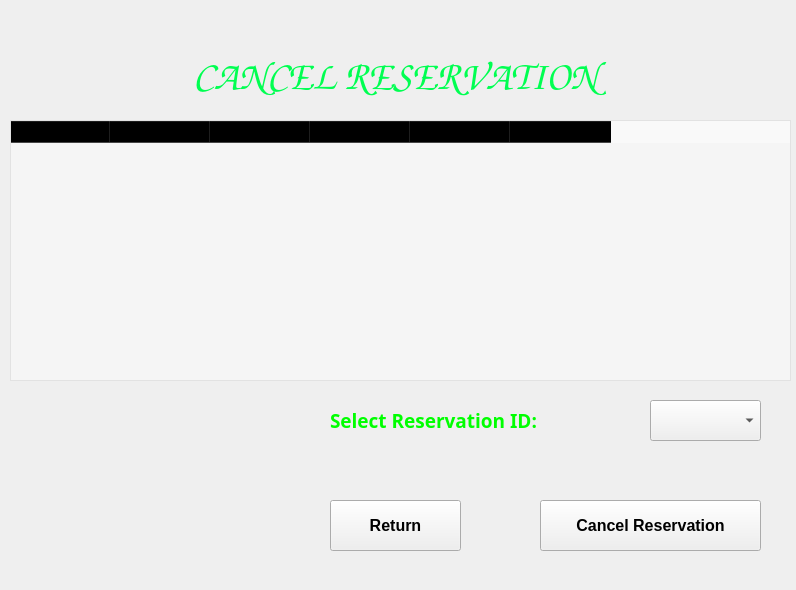
<?xml version="1.0" encoding="UTF-8"?>
<ui version="4.0">
 <class>RestaurantMenu</class>
 <widget class="QMainWindow" name="RestaurantMenu">
  <property name="geometry">
   <rect>
    <x>0</x>
    <y>0</y>
    <width>796</width>
    <height>590</height>
   </rect>
  </property>
  <property name="windowTitle">
   <string>MainWindow</string>
  </property>
  <widget class="QWidget" name="centralwidget">
   <widget class="QLabel" name="label_2">
    <property name="geometry">
     <rect>
      <x>30</x>
      <y>30</y>
      <width>731</width>
      <height>91</height>
     </rect>
    </property>
    <property name="palette">
     <palette>
      <active>
       <colorrole role="WindowText">
        <brush brushstyle="SolidPattern">
         <color alpha="255">
          <red>0</red>
          <green>255</green>
          <blue>81</blue>
         </color>
        </brush>
       </colorrole>
      </active>
      <inactive>
       <colorrole role="WindowText">
        <brush brushstyle="SolidPattern">
         <color alpha="255">
          <red>0</red>
          <green>255</green>
          <blue>81</blue>
         </color>
        </brush>
       </colorrole>
      </inactive>
      <disabled>
       <colorrole role="WindowText">
        <brush brushstyle="SolidPattern">
         <color alpha="255">
          <red>120</red>
          <green>120</green>
          <blue>120</blue>
         </color>
        </brush>
       </colorrole>
      </disabled>
     </palette>
    </property>
    <property name="font">
     <font>
      <family>Comic Sans MS</family>
      <pointsize>30</pointsize>
      <weight>75</weight>
      <bold>true</bold>
     </font>
    </property>
    <property name="cursor">
     <cursorShape>PointingHandCursor</cursorShape>
    </property>
    <property name="text">
     <string>CANCEL RESERVATION</string>
    </property>
    <property name="alignment">
     <set>Qt::AlignCenter</set>
    </property>
   </widget>
   <widget class="QPushButton" name="BackBt">
    <property name="geometry">
     <rect>
      <x>330</x>
      <y>500</y>
      <width>131</width>
      <height>51</height>
     </rect>
    </property>
    <property name="font">
     <font>
      <pointsize>12</pointsize>
      <weight>75</weight>
      <bold>true</bold>
     </font>
    </property>
    <property name="text">
     <string>Return</string>
    </property>
   </widget>
   <widget class="QLabel" name="label">
    <property name="geometry">
     <rect>
      <x>-20</x>
      <y>-10</y>
      <width>831</width>
      <height>611</height>
     </rect>
    </property>
    <property name="text">
     <string/>
    </property>
    <property name="pixmap">
     <pixmap>2637.jpg</pixmap>
    </property>
    <property name="scaledContents">
     <bool>true</bool>
    </property>
   </widget>
   <widget class="QTableWidget" name="dataTable">
    <property name="geometry">
     <rect>
      <x>10</x>
      <y>120</y>
      <width>781</width>
      <height>261</height>
     </rect>
    </property>
    <property name="font">
     <font>
      <family>Bahnschrift SemiBold</family>
      <pointsize>12</pointsize>
      <weight>75</weight>
      <bold>true</bold>
     </font>
    </property>
    <property name="autoFillBackground">
     <bool>false</bool>
    </property>
    <property name="styleSheet">
     <string notr="true">background-color: rgba(255, 255, 255, 100);</string>
    </property>
    <property name="frameShadow">
     <enum>QFrame::Sunken</enum>
    </property>
    <property name="alternatingRowColors">
     <bool>false</bool>
    </property>
    <property name="gridStyle">
     <enum>Qt::DotLine</enum>
    </property>
    <property name="sortingEnabled">
     <bool>true</bool>
    </property>
    <column>
     <property name="text">
      <string>Res. ID</string>
     </property>
     <property name="font">
      <font>
       <family>Bahnschrift SemiBold</family>
       <pointsize>10</pointsize>
       <weight>75</weight>
       <bold>true</bold>
      </font>
     </property>
    </column>
    <column>
     <property name="text">
      <string>From Date</string>
     </property>
     <property name="font">
      <font>
       <family>Bahnschrift SemiBold</family>
       <pointsize>10</pointsize>
       <weight>75</weight>
       <bold>true</bold>
      </font>
     </property>
    </column>
    <column>
     <property name="text">
      <string>Days</string>
     </property>
     <property name="font">
      <font>
       <family>Bahnschrift SemiBold</family>
       <pointsize>10</pointsize>
       <weight>75</weight>
       <bold>true</bold>
      </font>
     </property>
    </column>
    <column>
     <property name="text">
      <string>To Date</string>
     </property>
     <property name="font">
      <font>
       <family>Bahnschrift SemiBold</family>
       <pointsize>10</pointsize>
       <weight>75</weight>
       <bold>true</bold>
      </font>
     </property>
    </column>
    <column>
     <property name="text">
      <string>No. of Guests</string>
     </property>
     <property name="font">
      <font>
       <family>Bahnschrift SemiBold</family>
       <pointsize>10</pointsize>
       <weight>75</weight>
       <bold>true</bold>
      </font>
     </property>
    </column>
    <column>
     <property name="text">
      <string>No. of Rooms</string>
     </property>
     <property name="font">
      <font>
       <family>Bahnschrift SemiBold</family>
       <pointsize>10</pointsize>
       <weight>75</weight>
       <bold>true</bold>
      </font>
     </property>
    </column>
   </widget>
   <widget class="QPushButton" name="CancelBt">
    <property name="geometry">
     <rect>
      <x>540</x>
      <y>500</y>
      <width>221</width>
      <height>51</height>
     </rect>
    </property>
    <property name="font">
     <font>
      <pointsize>12</pointsize>
      <weight>75</weight>
      <bold>true</bold>
     </font>
    </property>
    <property name="text">
     <string>Cancel Reservation</string>
    </property>
    <property name="checkable">
     <bool>false</bool>
    </property>
    <property name="autoRepeat">
     <bool>true</bool>
    </property>
   </widget>
   <widget class="QComboBox" name="ResID">
    <property name="geometry">
     <rect>
      <x>650</x>
      <y>400</y>
      <width>111</width>
      <height>41</height>
     </rect>
    </property>
    <property name="font">
     <font>
      <family>Bahnschrift SemiBold</family>
      <pointsize>14</pointsize>
      <weight>75</weight>
      <bold>true</bold>
     </font>
    </property>
   </widget>
   <widget class="QLabel" name="label_3">
    <property name="geometry">
     <rect>
      <x>330</x>
      <y>410</y>
      <width>231</width>
      <height>21</height>
     </rect>
    </property>
    <property name="palette">
     <palette>
      <active>
       <colorrole role="WindowText">
        <brush brushstyle="SolidPattern">
         <color alpha="255">
          <red>0</red>
          <green>255</green>
          <blue>0</blue>
         </color>
        </brush>
       </colorrole>
      </active>
      <inactive>
       <colorrole role="WindowText">
        <brush brushstyle="SolidPattern">
         <color alpha="255">
          <red>0</red>
          <green>255</green>
          <blue>0</blue>
         </color>
        </brush>
       </colorrole>
      </inactive>
      <disabled>
       <colorrole role="WindowText">
        <brush brushstyle="SolidPattern">
         <color alpha="255">
          <red>120</red>
          <green>120</green>
          <blue>120</blue>
         </color>
        </brush>
       </colorrole>
      </disabled>
     </palette>
    </property>
    <property name="font">
     <font>
      <family>Bahnschrift SemiBold</family>
      <pointsize>14</pointsize>
      <weight>75</weight>
      <bold>true</bold>
     </font>
    </property>
    <property name="text">
     <string>Select Reservation ID:</string>
    </property>
   </widget>
   <zorder>label</zorder>
   <zorder>label_2</zorder>
   <zorder>BackBt</zorder>
   <zorder>dataTable</zorder>
   <zorder>CancelBt</zorder>
   <zorder>ResID</zorder>
   <zorder>label_3</zorder>
  </widget>
 </widget>
 <resources>
  <include location="background.qrc"/>
 </resources>
 <connections/>
</ui>
